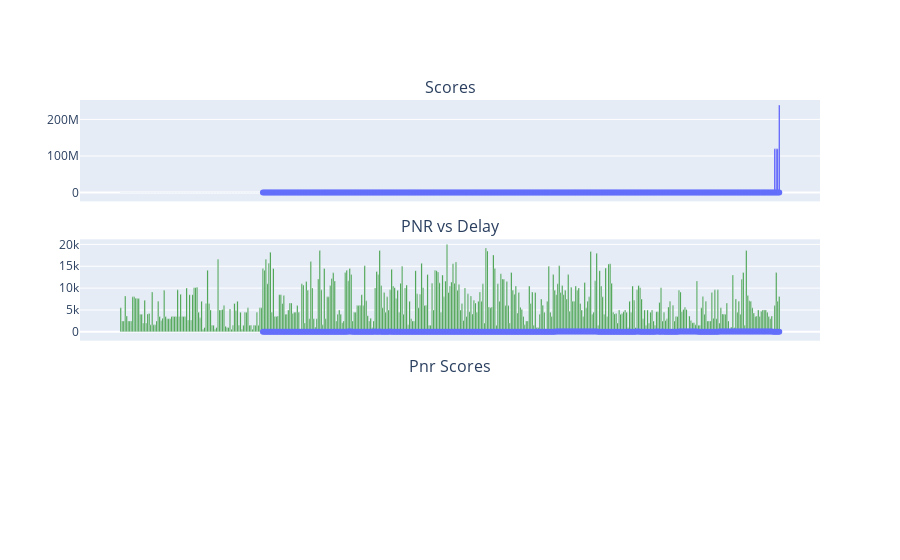

Notebook code for this chart:
### Code cell
# Pnr vs delay
# Create a scatter plot for PNR vs delay
df.sort_values(by=["allocated_flights_score"], inplace=True)
df["canclled_flight_arrival"] = pd.to_datetime(df["canclled_flight_arrival"])
df["allocated_flights_arrival"] = pd.to_datetime(df["allocated_flights_arrival"])

# Calculate the delay
df["delay"] = (
    df["allocated_flights_arrival"] - df["canclled_flight_arrival"]
).dt.total_seconds() / 3600

# Create a scatter plot for PNR vs delay
fig = make_subplots(
    rows=3,
    cols=1,
    shared_xaxes=True,
    vertical_spacing=0.1,
    subplot_titles=["Scores", "PNR vs Delay", "Pnr Scores"],
)

# Plot PNR Scores
fig.add_trace(
    px.bar(df, x="pnr", y="allocated_flights_score")
    .update_traces(marker_color="blue")
    .data[0],
    row=1,
    col=1,
)

# Plot PNR vs Delay
fig.add_trace(px.scatter(df, x="pnr", y="delay").data[0], row=1, col=1)

fig.add_trace(px.scatter(df, x="pnr", y="delay").data[0], row=2, col=1)

fig.add_trace(
    px.bar(df, x="pnr", y="pnr_score").update_traces(marker_color="green").data[0],
    row=2,
    col=1,
)

# Calculate and print the mean delay
mean_delay = df["delay"].mean()
print(f'Mean Delay: {mean_delay} hours, std_dev: {df["delay"].std()}')

# Show the plot
fig.show()

### Figure 1 — Plotly figure (JSON) as saved in the notebook; plotly's stock layout.template omitted (floating-point values rounded to 4 significant figures; data arrays with more than 128 entries replaced by an {"elided": "..."} marker saying what was removed)
{"data": [{"alignmentgroup": "True", "hovertemplate": "pnr=%{x}<br>allocated_flights_score=%{y}<extra></extra>", "legendgroup": "", "marker": {"color": "blue", "pattern": {"shape": ""}}, "name": "", "offsetgroup": "", "orientation": "v", "showlegend": false, "textposition": "auto", "type": "bar", "x": {"elided": "441 str values"}, "xaxis": "x", "y": {"elided": "441 float values"}, "yaxis": "y"}, {"hovertemplate": "pnr=%{x}<br>delay=%{y}<extra></extra>", "legendgroup": "", "marker": {"color": "#636efa", "symbol": "circle"}, "mode": "markers", "name": "", "orientation": "v", "showlegend": false, "type": "scatter", "x": {"elided": "441 str values"}, "xaxis": "x", "y": {"elided": "441 float values"}, "yaxis": "y"}, {"hovertemplate": "pnr=%{x}<br>delay=%{y}<extra></extra>", "legendgroup": "", "marker": {"color": "#636efa", "symbol": "circle"}, "mode": "markers", "name": "", "orientation": "v", "showlegend": false, "type": "scatter", "x": {"elided": "441 str values"}, "xaxis": "x2", "y": {"elided": "441 float values"}, "yaxis": "y2"}, {"alignmentgroup": "True", "hovertemplate": "pnr=%{x}<br>pnr_score=%{y}<extra></extra>", "legendgroup": "", "marker": {"color": "green", "pattern": {"shape": ""}}, "name": "", "offsetgroup": "", "orientation": "v", "showlegend": false, "textposition": "auto", "type": "bar", "x": {"elided": "441 str values"}, "xaxis": "x2", "y": {"elided": "441 int values"}, "yaxis": "y2"}], "layout": {"annotations": [{"font": {"size": 16}, "showarrow": false, "text": "Scores", "x": 0.5, "xanchor": "center", "xref": "paper", "y": 1, "yanchor": "bottom", "yref": "paper"}, {"font": {"size": 16}, "showarrow": false, "text": "PNR vs Delay", "x": 0.5, "xanchor": "center", "xref": "paper", "y": 0.6333, "yanchor": "bottom", "yref": "paper"}, {"font": {"size": 16}, "showarrow": false, "text": "Pnr Scores", "x": 0.5, "xanchor": "center", "xref": "paper", "y": 0.2667, "yanchor": "bottom", "yref": "paper"}], "xaxis": {"anchor": "y", "domain": [0, 1], "matches": "x3", "showticklabels": false}, "xaxis2": {"anchor": "y2", "domain": [0, 1], "matches": "x3", "showticklabels": false}, "xaxis3": {"anchor": "y3", "domain": [0, 1]}, "yaxis": {"anchor": "x", "domain": [0.7333, 1]}, "yaxis2": {"anchor": "x2", "domain": [0.3667, 0.6333]}, "yaxis3": {"anchor": "x3", "domain": [0, 0.2667]}}}
